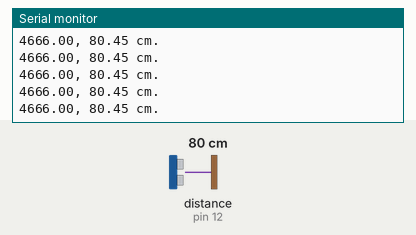
This sketch was run on a simulated Arduino Uno, built with avr-gcc and run on an emulated ATmega328P. On the bench: the last lines printed to the serial monitor. Wiring (inferred from the names in the program): ultrasonic range finder: trigger pin 13; echo pin 12. Inputs (shaded band) come from the test bench; at power-on: distance to the obstacle (sensor on pin 12) 80 cm. The echo pulse lasts 58.3 µs per cm.

Above: at 1.2 s.
1.3 s: distance to the obstacle (sensor on pin 12) set to 250 cm
At 1.51 s:
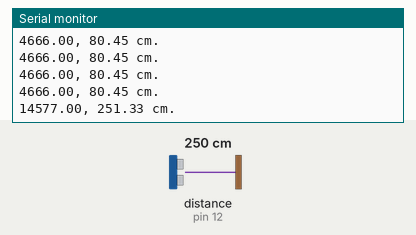
4.3 s: distance to the obstacle (sensor on pin 12) set to 2 cm
At 4.3 s:
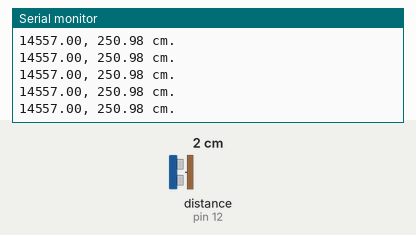
Timing chart, 0 to 7.3 s (numbered marks = the images above; inputs shaded):
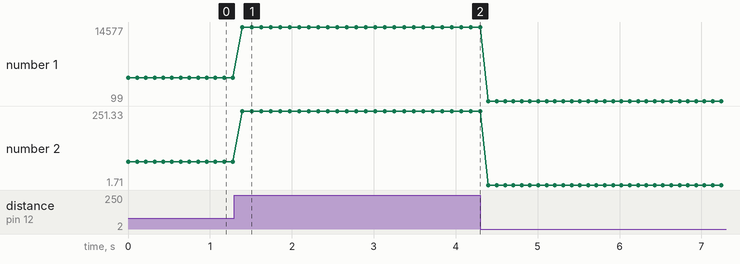

The sketch:

SRF05_Distance_measure.ino
```cpp
/*
Vcc - 5v
Gnd - Gnd
Trig - 13
Echo - 12
*/

const int pingPin =13;
int inPin = 12;

void setup() {
    Serial.begin(9600);
    pinMode(pingPin, OUTPUT);
    pinMode(inPin, INPUT);
}

void loop() {
    float duration;
    float cm;

    digitalWrite(pingPin, LOW);
    delayMicroseconds(2);
    digitalWrite(pingPin, HIGH);
    delayMicroseconds(10);  // 5~10 microsecond
    digitalWrite(pingPin, LOW);
    duration = pulseIn(inPin, HIGH);

    cm = microsecondToCentimeters(duration);

    Serial.print(duration);
    Serial.print(", ");
    Serial.print(cm);
    Serial.print(" cm.");
    Serial.println();
    delay(100);
}

float microsecondToCentimeters(float microseconds) {
    return microseconds / 29 / 2;
    // The speed of sound is 340 m/s or 29 microseconds per centimeter.
    // The ping travels out and back, so to find the distance of the
    // object we take half of the distance travelled.
}
```

Measured:
- after the input at 1.3 s, the serial monitor: prints a new line after 0.10 s (image 1)
- plotted number 1: 4666 → 14557 after the input at 1.3 s, 14557 → 99 after the input at 4.3 s
- plotted number 2: 80.45 → 250.98 after the input at 1.3 s, 250.98 → 1.71 after the input at 4.3 s
